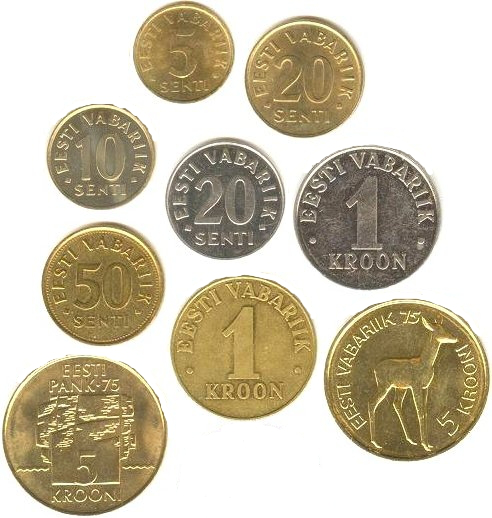
#> input picture assignment1/coins2.png, 492 x 518 px, found by its file name
$ python asignment1_task2.py   (Python 2 division)   (older library calls are emulated)
#> lines starting #> are read from the running program, lines starting #| are printed output that depends on the picture; after the words box and inside, x2 and y2 are one past the last pixel; in counts of white or black regions, pixels touching at a corner belong together
import cv2
import numpy as np
np.set_printoptions(threshold=np.nan)
from matplotlib import pyplot as plt
import math

#name of image
filename = 'coins2.png'
#array to store details of the image
filenamearray = filename.split('.')

img = cv2.imread(filename) #gets image and greyscales it
#> img is the input picture: shape (518, 492, 3); mean B, G, R 171, 193, 202
img_grey = cv2.cvtColor(img, cv2.COLOR_BGR2GRAY) #can be used to greyscale image if the original is grabbed above

#kernels for sobel
#horizontal
kernel = np.matrix([[-1,0,1],[-2,0,2],[-1,0,1]])
#vertical
kernel2 = np.matrix([[1,2,1],[0,0,0],[-1,-2,-1]])

#applies kernels to the image
#uses a 64 bit color space to avoid loosing negatives
img_horizontal = cv2.filter2D(img_grey,cv2.CV_64F,kernel)
img_vertical= cv2.filter2D(img_grey,cv2.CV_64F,kernel2)
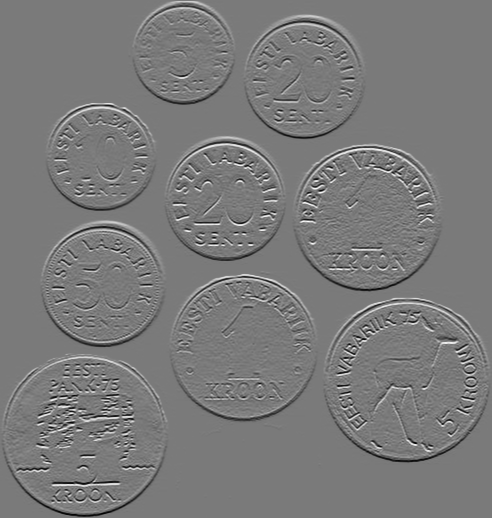
#> img_vertical: shape (518, 492) float64; min -656, max 708, mean 0; drawn with min black and max white
img_magnitude = abs(img_horizontal) + abs(img_vertical)
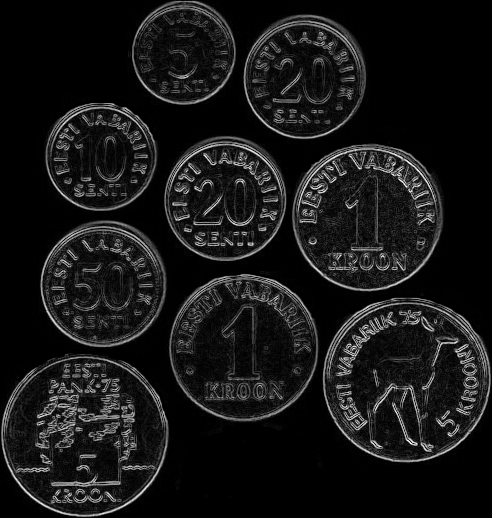
#> img_magnitude: shape (518, 492) float64; min 0, max 956, mean 87; drawn with min black and max white
img_mag,img_angle = cv2.cartToPolar(img_horizontal,img_vertical)
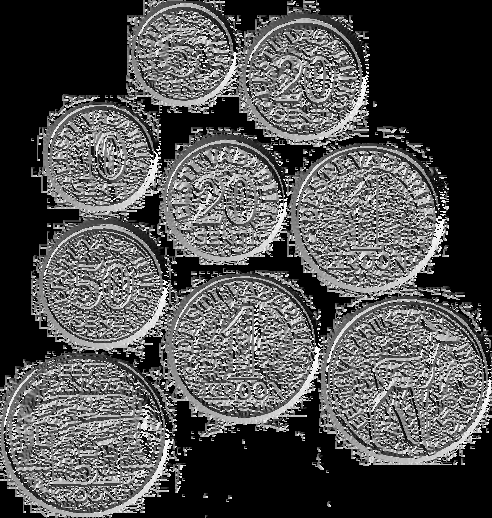
#> img_angle: shape (518, 492) float64; min 0, max 6.28, mean 1.99; drawn with min black and max white

#sets up the window for displaying the images and cmaps

plt.subplot(3,3,1),plt.imshow(cv2.cvtColor(img, cv2.COLOR_BGR2RGB))
plt.title('original'), plt.xticks([]), plt.yticks([])

plt.subplot(3,3,4),plt.imshow(img_grey,cmap = 'gray')
plt.title('greyscale'), plt.xticks([]), plt.yticks([])

plt.subplot(3,3,3),plt.imshow(img_magnitude,cmap = 'gray')
plt.title('magnitude'), plt.xticks([]), plt.yticks([])

plt.subplot(3,3,6),plt.imshow(img_angle,cmap = 'gray')
plt.title('angle'), plt.xticks([]), plt.yticks([])

plt.subplot(3,3,2),plt.imshow(img_horizontal,cmap = 'gray')
plt.title('Sobel X'), plt.xticks([]), plt.yticks([])

plt.subplot(3,3,5),plt.imshow(img_vertical,cmap = 'gray')
plt.title('Sobel Y'), plt.xticks([]), plt.yticks([])


# [10 lines of commented-out code are left out]
finalfilename = filenamearray[0] + '_sobel_magnitude' + '.' + filenamearray[1]
finalfilename2 = filenamearray[0] + '_sobel_angle' + '.' + 'txt'

#saves the file
plt.imshow(img_magnitude,cmap = 'gray'),plt.xticks([]), plt.yticks([])
#plt.show()
plt.savefig(finalfilename)
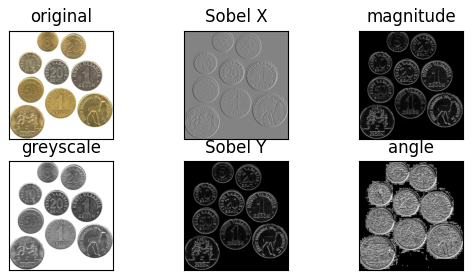
#> figure drawn by matplotlib, 6 panels

radius_minimum = 100
radius_maximum = 500
R=10


img_2 = cv2.imread("coins3_sobel_magnitude.png")
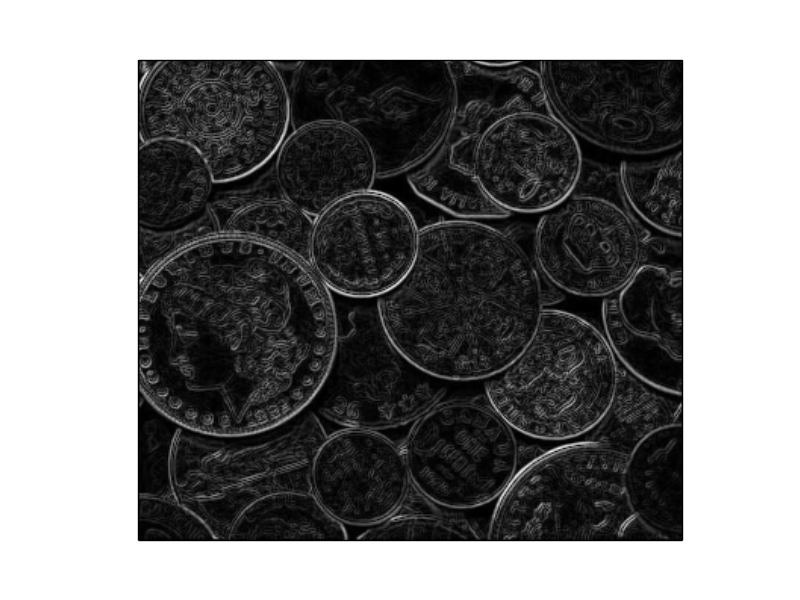
#> input picture assignment1/coins3_sobel_magnitude.png, 800 x 600 px, found by its file name
#> img_2 is the input picture: shape (600, 800, 3); min 0, max 255, mean 132.5
grey = cv2.imread("coins3_sobel_magnitude.png",0) #0 for grayscale
#> grey: shape (600, 800); min 0, max 255, mean 132.5

#print img_2
num = 0
ret, thresh = cv2.threshold(grey,90,1,cv2.THRESH_BINARY)
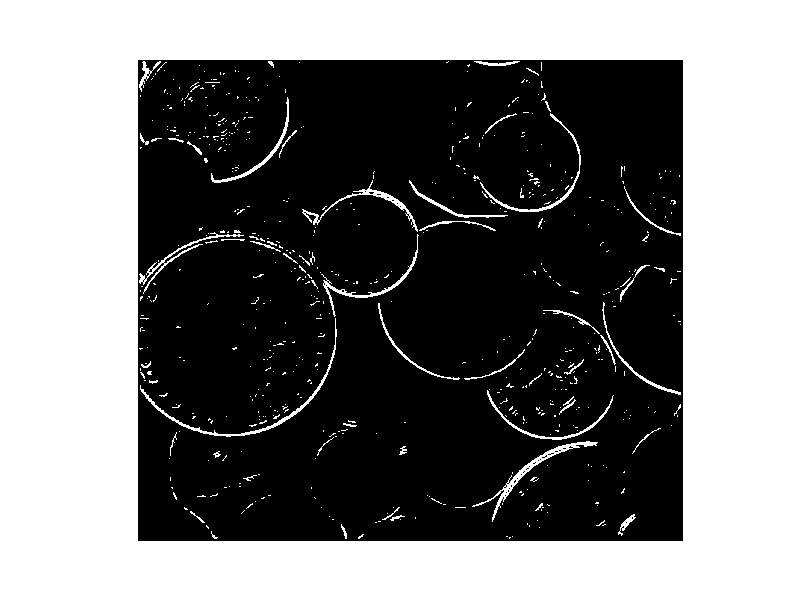
#> thresh: shape (600, 800); values 0 (black) and 1 (white), 47.4% white; 609 white regions (556 under 20 px), largest, box (x1, y1, x2, y2) and area: (0, 0, 800, 600) 217855, (472, 441, 598, 522) 774, (140, 318, 337, 437) 767
Hough_accumulation = thresh
print len(thresh)
#| 600
print len(thresh[1])
#| 800
#print thresh[1][1]
#print Hough_accumulation
for i in range(0,len(thresh)-300):
	for j in range(0,len(thresh[i])-400):
		# [5 lines of commented-out code are left out]

		Hough_accumulation [i][j] = math.cos(img_angle[i][j])*R + math.sin(img_angle[i][j])*R
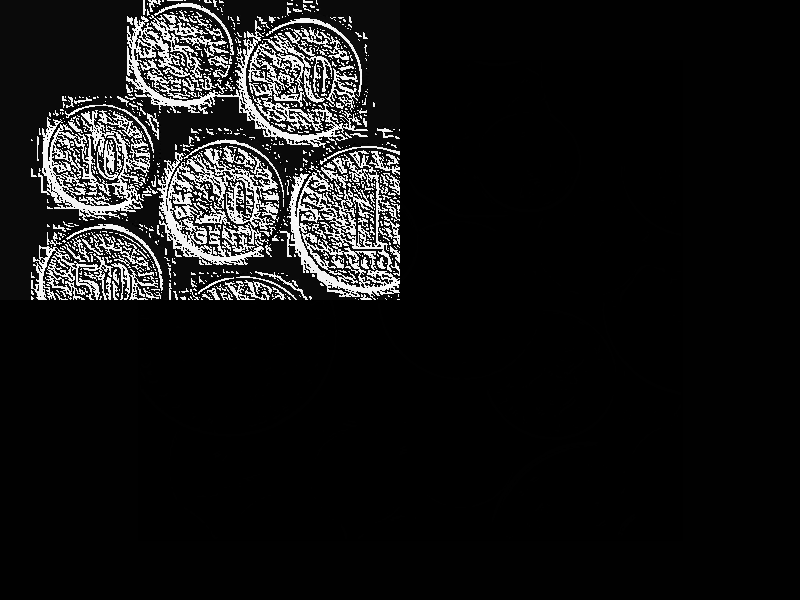
#> Hough_accumulation: shape (600, 800); min 0, max 255, mean 21.8
			#num+=1
			#Hough_accumulation [i][j] =


#cv2.imshow("thresh",Hough_accumulation)

cv2.waitKey(0)
